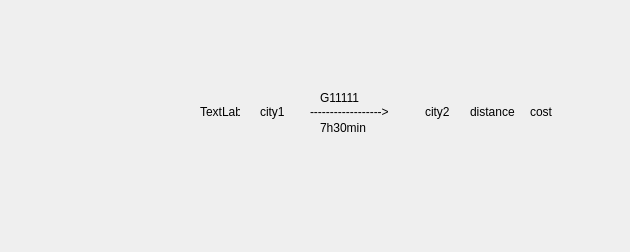
<?xml version="1.0" encoding="UTF-8"?>
<ui version="4.0">
 <class>TripUnit</class>
 <widget class="QWidget" name="TripUnit">
  <property name="geometry">
   <rect>
    <x>0</x>
    <y>0</y>
    <width>630</width>
    <height>252</height>
   </rect>
  </property>
  <property name="windowTitle">
   <string>Form</string>
  </property>
  <widget class="QLabel" name="distance">
   <property name="geometry">
    <rect>
     <x>470</x>
     <y>97</y>
     <width>53</width>
     <height>30</height>
    </rect>
   </property>
   <property name="text">
    <string>distance</string>
   </property>
  </widget>
  <widget class="QLabel" name="ptr">
   <property name="geometry">
    <rect>
     <x>310</x>
     <y>104</y>
     <width>100</width>
     <height>16</height>
    </rect>
   </property>
   <property name="text">
    <string>------------------&gt;</string>
   </property>
  </widget>
  <widget class="QLabel" name="name">
   <property name="geometry">
    <rect>
     <x>320</x>
     <y>90</y>
     <width>80</width>
     <height>15</height>
    </rect>
   </property>
   <property name="text">
    <string>G11111</string>
   </property>
  </widget>
  <widget class="QLabel" name="city2">
   <property name="geometry">
    <rect>
     <x>425</x>
     <y>97</y>
     <width>40</width>
     <height>30</height>
    </rect>
   </property>
   <property name="text">
    <string>city2</string>
   </property>
  </widget>
  <widget class="QLabel" name="city1">
   <property name="geometry">
    <rect>
     <x>260</x>
     <y>97</y>
     <width>40</width>
     <height>30</height>
    </rect>
   </property>
   <property name="text">
    <string>city1</string>
   </property>
  </widget>
  <widget class="QLabel" name="time">
   <property name="geometry">
    <rect>
     <x>320</x>
     <y>120</y>
     <width>80</width>
     <height>15</height>
    </rect>
   </property>
   <property name="text">
    <string>7h30min</string>
   </property>
  </widget>
  <widget class="QLabel" name="typepic">
   <property name="geometry">
    <rect>
     <x>200</x>
     <y>92</y>
     <width>40</width>
     <height>40</height>
    </rect>
   </property>
   <property name="text">
    <string>TextLabel</string>
   </property>
  </widget>
  <widget class="QLabel" name="cost">
   <property name="geometry">
    <rect>
     <x>530</x>
     <y>97</y>
     <width>45</width>
     <height>30</height>
    </rect>
   </property>
   <property name="text">
    <string>cost</string>
   </property>
  </widget>
 </widget>
 <resources/>
 <connections/>
</ui>
